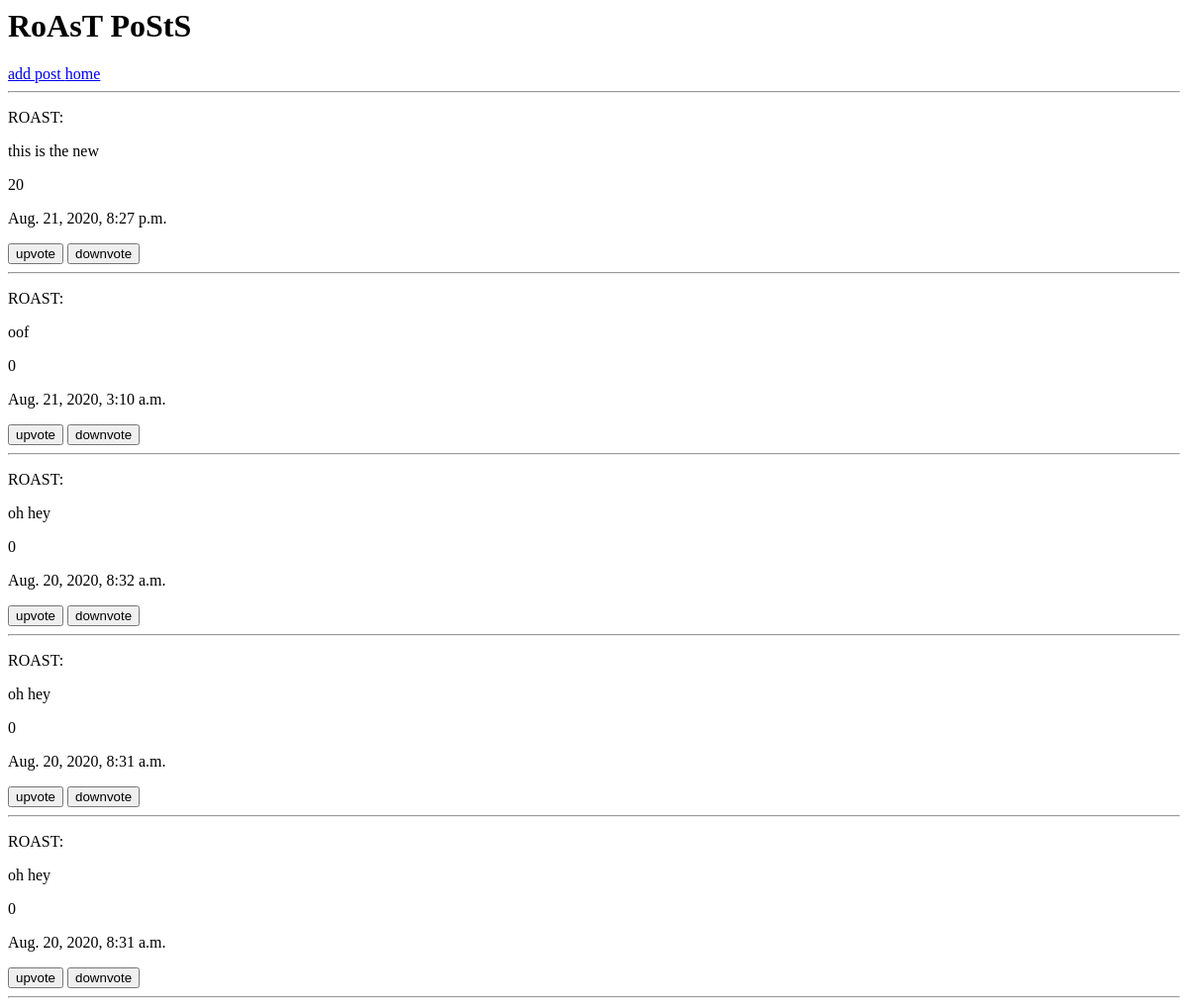
The page /roasts/ on the database as committed earlier.
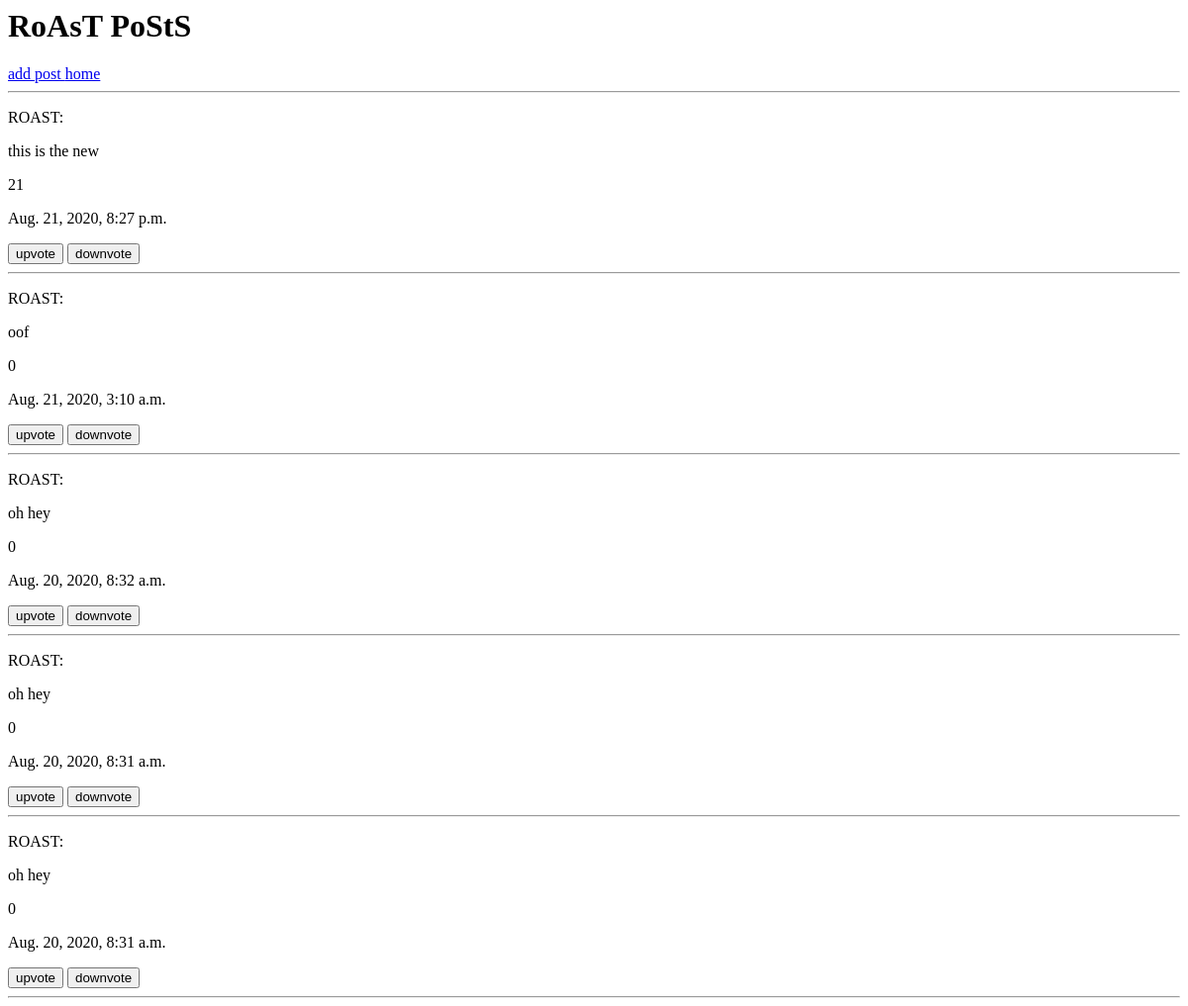
The same page on the database as committed later.
### ghostpost_app/models.py (models this page shows, shortened)
class Ghostpost(models.Model):
    text = models.CharField(max_length=80)
    boasts = models.BooleanField()
    post_date = models.DateTimeField(default=timezone.now)
    upvotes = models.IntegerField(default=0)
    downvotes = models.IntegerField(default=0)
    def added(self):
        return self.upvotes + self.downvotes

### ghostpost_app/views.py (the view)
# urls.py: path('roasts/', views.roasts_view),
def roasts_view(request):
    posts = Ghostpost.objects.all().order_by("-id")
    return render(request,"roast.html",{"posts":posts})

### templates/roast.html
<h1> RoAsT PoStS</h1>
<a href="/newpost"> add post </a>
<a href="/"> home </a>
<hr>
{% for post in posts %}
     {% if post.boasts%}
     {% else %}
        <p>ROAST:</p>
        <p>{{post.text}}</p>
        <p>{{post.added}}</p>
        <p>{{post.post_date}}</p>
        <a href="/upvote/{{post.id}}"><button>upvote</button></a>
        <a href="/downvote/{{post.id}}"><button>downvote</button></a>
        <hr>
    {% endif %}
{% endfor %}

Rows that differ between the two databases and show on the page:
changed Ghostpost "this is the new": added "20" → "21"
